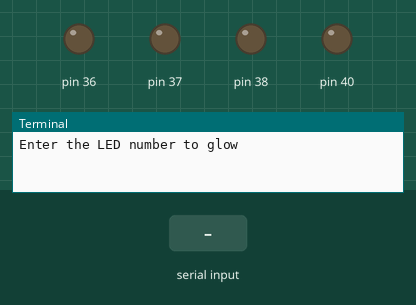
A program run on a simulated Raspberry Pi (header pin numbers). Parts: output pins drawn as LEDs (lit = HIGH), the last lines printed to the terminal. The inputs (shaded band) are chosen by the test bench.

Above: at 1.2 s.
1.3 s: "1" typed at the terminal, then Enter
At 2.1 s:
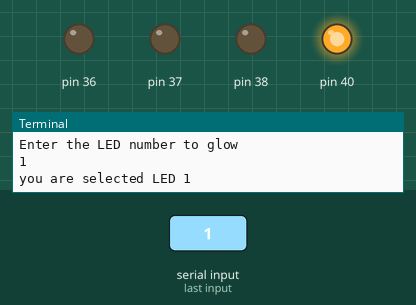
3.8 s: "2" typed at the terminal, then Enter
At 4.6 s:
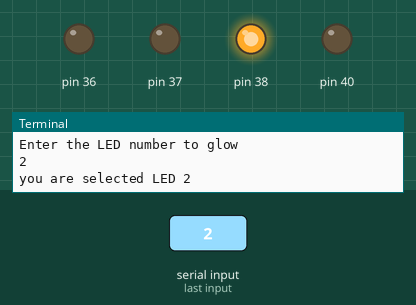
Timing chart, 0 to 6.8 s (numbered marks = the images above; inputs shaded):
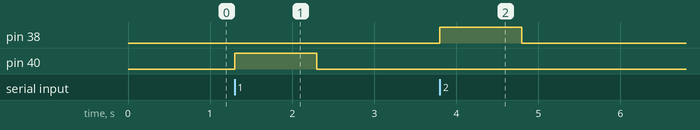

The program:

LED_BLINKING.py
```python
##########################################################
# Auther:Sachin
# Date of created: 16/3/2020
##########################################################

import RPi.GPIO as IO   #calling header file for GPIO of PI
import time             #calling for time to provide delays in program
IO.setmode(IO.BOARD)    #programming the GPIO by BOARD pin numbers GPIO21 is called as PIN40
IO.setwarnings(False)
IO.setup(40,IO.OUT)     #intiallize digital pin40 as an output
IO.setup(38,IO.OUT)     #intiallize digital pin40 as an output
IO.setup(36,IO.OUT)     #intiallize digital pin40 as an output
IO.setup(37,IO.OUT)     #intiallize digital pin40 as an output
IO.output(40,0)
IO.output(38,0)
IO.output(37,0)
IO.output(36,0)
LED1 = '1'
LED2 = '2'
LED3 = '3'
LED4 = '4'
LED_select = 0
value = 0;
while (1):
    value = input("Enter the LED number to glow\n")  #prompt user to enter
    if value == LED1 or value == LED2 or value == LED3 or value == LED4:
        LED_select = value
        print("you are selected LED " +LED_select)
    if  LED_select == LED1:
        IO.output(40,1)         #turn the LED on (making the voltage level HIGH)
        time.sleep(1)           # sleep for 1 second
        print ("LED1 glow ON")
        IO.output(40,0)         #turn the LED on (making the voltage level LOW)
        time.sleep(1)           # sleep for 1 second
        print ("LED1 glow OFF")
    elif LED_select == LED2:
        IO.output(38,1)         #turn the LED on (making the voltage level HIGH)
        time.sleep(1)           # sleep for 1 second
        print ("LED2 glow ON")
        IO.output(38,0)         #turn the LED on (making the voltage level LOW)
        time.sleep(1)           # sleep for 1 second
        print ("LED2 glow OFF")
    elif  LED_select == LED3:
        IO.output(37,1)         #turn the LED on (making the voltage level HIGH)
        time.sleep(1)           # sleep for 1 second
        print ("LED3 glow ON")
        IO.output(37,0)         #turn the LED on (making the voltage level LOW)
        time.sleep(1)           # sleep for 1 second
        print ("LED3 glow OFF")
    elif  LED_select == LED4:
        IO.output(36,1)         #turn the LED on (making the voltage level HIGH)
        print ("LED4 glow ON")
        time.sleep(1)           # sleep for 1 second
        IO.output(36,0)         #turn the LED on (making the voltage level LOW)
        print ("LED4 glow OFF")
```

Measured:
- after the input at 1.3 s, pin 40: LOW → HIGH at once, → LOW 1.0 s later
- after the input at 3.8 s, pin 38: LOW → HIGH at once, → LOW 1.0 s later
